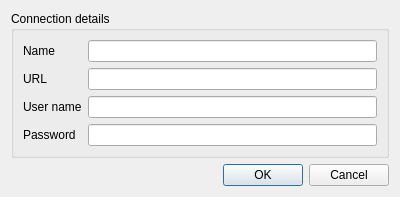
<?xml version="1.0" encoding="UTF-8"?>
<ui version="4.0">
 <class>Dialog</class>
 <widget class="QDialog" name="Dialog">
  <property name="geometry">
   <rect>
    <x>0</x>
    <y>0</y>
    <width>400</width>
    <height>197</height>
   </rect>
  </property>
  <property name="windowTitle">
   <string>Create a new NGW connection</string>
  </property>
  <layout class="QVBoxLayout" name="verticalLayout">
   <item>
    <widget class="QGroupBox" name="groupBox">
     <property name="title">
      <string>Connection details</string>
     </property>
     <layout class="QGridLayout" name="gridLayout">
      <item row="0" column="0">
       <widget class="QLabel" name="label">
        <property name="text">
         <string>Name</string>
        </property>
       </widget>
      </item>
      <item row="0" column="1">
       <widget class="QLineEdit" name="leName"/>
      </item>
      <item row="1" column="0">
       <widget class="QLabel" name="label_2">
        <property name="text">
         <string>URL</string>
        </property>
       </widget>
      </item>
      <item row="1" column="1">
       <widget class="QLineEdit" name="leUrl"/>
      </item>
      <item row="2" column="0">
       <widget class="QLabel" name="label_3">
        <property name="text">
         <string>User name</string>
        </property>
       </widget>
      </item>
      <item row="2" column="1">
       <widget class="QLineEdit" name="leUser"/>
      </item>
      <item row="3" column="0">
       <widget class="QLabel" name="label_4">
        <property name="text">
         <string>Password</string>
        </property>
       </widget>
      </item>
      <item row="3" column="1">
       <widget class="QLineEdit" name="lePassword">
        <property name="echoMode">
         <enum>QLineEdit::Password</enum>
        </property>
       </widget>
      </item>
     </layout>
    </widget>
   </item>
   <item>
    <widget class="QDialogButtonBox" name="buttonBox">
     <property name="orientation">
      <enum>Qt::Horizontal</enum>
     </property>
     <property name="standardButtons">
      <set>QDialogButtonBox::Cancel|QDialogButtonBox::Ok</set>
     </property>
    </widget>
   </item>
  </layout>
 </widget>
 <resources/>
 <connections>
  <connection>
   <sender>buttonBox</sender>
   <signal>accepted()</signal>
   <receiver>Dialog</receiver>
   <slot>accept()</slot>
   <hints>
    <hint type="sourcelabel">
     <x>248</x>
     <y>254</y>
    </hint>
    <hint type="destinationlabel">
     <x>157</x>
     <y>274</y>
    </hint>
   </hints>
  </connection>
  <connection>
   <sender>buttonBox</sender>
   <signal>rejected()</signal>
   <receiver>Dialog</receiver>
   <slot>reject()</slot>
   <hints>
    <hint type="sourcelabel">
     <x>316</x>
     <y>260</y>
    </hint>
    <hint type="destinationlabel">
     <x>286</x>
     <y>274</y>
    </hint>
   </hints>
  </connection>
 </connections>
</ui>
